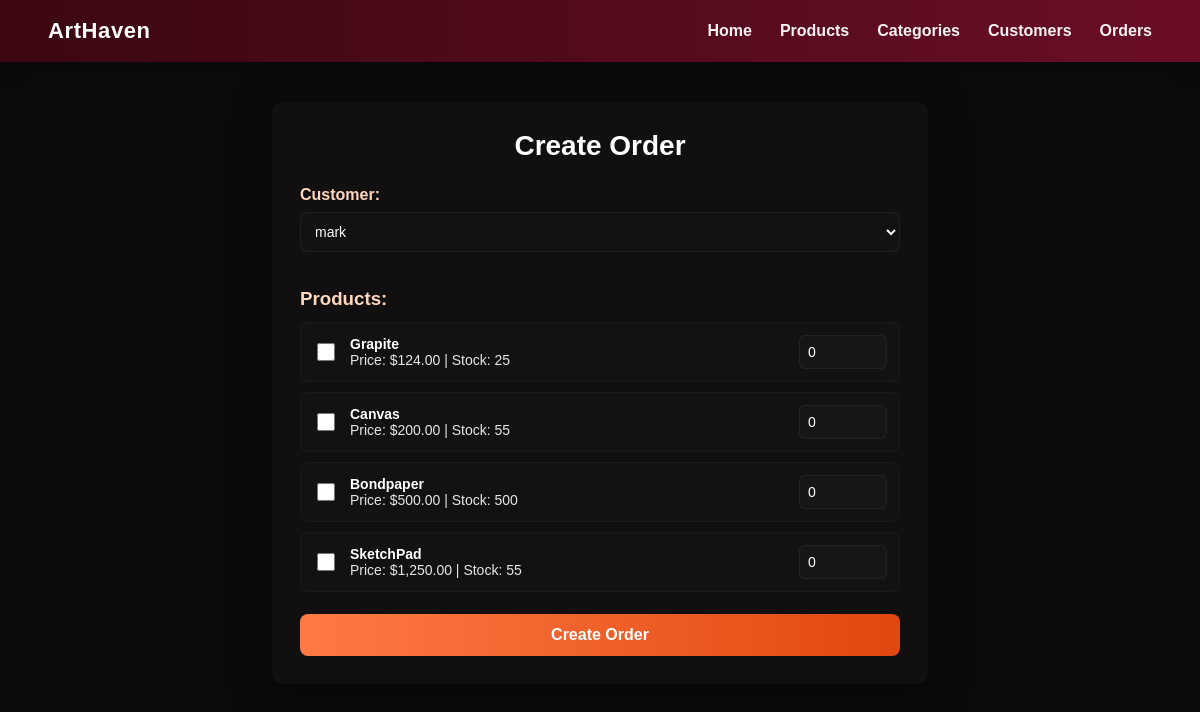
Screenshot of /create_order.php with the database file from the repository.
### tables this page shows
CREATE TABLE `products` (
  `ProductID` int(11) NOT NULL,
  `CategoryID` int(11) DEFAULT NULL,
  `ProductName` varchar(100) DEFAULT NULL,
  `stock` int(11) DEFAULT NULL,
  `price` decimal(10,0) DEFAULT NULL,
  `Brand` varchar(100) NOT NULL,
  `ImagePath` text NOT NULL
);

### create_order.php (the view, shortened to what this page needs)
<?php
include 'database.php';
$customers = $conn->query("SELECT * FROM customers");
$products = $conn->query("SELECT * FROM products");
?>
<!DOCTYPE html>
<html>
<head>
</head>
<body>
    <header>
        <div class="logo">ArtHaven</div>
        <ul class="nav">
            <li><a href="home.php" class="<?= basename($_SERVER['PHP_SELF'])=='home.php'?'active':'' ?>">Home</a></li>
            <li><a href="index.php" class="<?= basename($_SERVER['PHP_SELF'])=='index.php'?'active':'' ?>">Products</a></li>
            <li><a href="manage_category.php" class="<?= basename($_SERVER['PHP_SELF'])=='manage_category.php'?'active':'' ?>">Categories</a></li>
            <li><a href="manage_customer.php" class="<?= basename($_SERVER['PHP_SELF'])=='manage_customer.php'?'active':'' ?>">Customers</a></li>
            <li><a href="view_order.php" class="<?= basename($_SERVER['PHP_SELF'])=='view_order.php'?'active':'' ?>">Orders</a></li>
        </ul>
    </header>
    <div class="container">
        <h1>Create Order</h1>
        <form method="post">
            <label>Customer:</label>
            <select name="customer_id" required>
                <?php while ($cust = $customers->fetch_assoc()): ?>
                    <option value="<?= $cust['CustomerID'] ?>">
                        <?= $cust['FullName'] ?>
                    </option>
                <?php endwhile; ?>
            </select>
            <h3>Products:</h3>
            <?php while ($prod = $products->fetch_assoc()): ?>
                <div class="product-row">
                    <input type="checkbox" name="product[<?= $prod['ProductID'] ?>][check]">
                    <span>
                        <strong><?= $prod['ProductName'] ?></strong><br>
                        Price: $<?= number_format($prod['price'], 2) ?> | Stock: <?= $prod['stock'] ?>
                    </span>
                    <input type="number" name="product[<?= $prod['ProductID'] ?>][quantity]" value="0" min="0">
                </div>
            <?php endwhile; ?>
            <input type="submit" name="submit" value="Create Order">
        </form>
    </div>
</body>
</html>

### create_order.php (style rules this page uses)
body { margin: 0; font-family: Arial, Helvetica, sans-serif; background: #0D0A0B; color: #fff; }
header { position: sticky; top: 0; z-index: 1000; display: flex; justify-content: space-between; align-items: center; padding: 18px 48px; background: linear-gradient(90deg,#3b0711,#6a0e25); box-shadow: 0 4px 18px rgba(0,0,0,0.45); }
.logo { font-size: 22px; font-weight: 700; color: #fff; letter-spacing: 0.6px; }
.nav { list-style: none; margin: 0; padding: 0; display: flex; gap: 28px; }
.nav a { color: #fff; text-decoration: none; font-weight: 600; font-size: 16px; transition: color .18s ease; opacity: .95; }
.container { max-width: 600px; margin: 40px auto; background: rgba(255,255,255,0.02); padding: 28px; border-radius: 10px; box-shadow: 0 10px 40px rgba(0,0,0,0.6); }
h1 { text-align: center; margin: 0 0 24px 0; font-size: 28px; color: #fff; }
label, h3 { font-weight: 700; color: #ffd7bf; display: block; margin-bottom: 8px; margin-top: 12px; }
h3 { margin-top: 20px; margin-bottom: 12px; }
select { width: 100%; box-sizing: border-box; padding: 10px; background: rgba(255,255,255,0.01); color: #fff; border: 1px solid rgba(255,255,255,0.05); border-radius: 8px; margin-bottom: 16px; font-size: 14px; }
input[type="number"] { width: 70px; padding: 8px; border-radius: 6px; background: rgba(255,255,255,0.02); border: 1px solid rgba(255,255,255,0.05); color: #fff; font-size: 14px; }
.product-row { display: flex; align-items: center; gap: 12px; background: rgba(255,255,255,0.01); padding: 12px; border-radius: 8px; margin-bottom: 10px; color: #e6e6e6; border: 1px solid rgba(255,255,255,0.03); }
.product-row input[type="checkbox"] { width: 18px; height: 18px; cursor: pointer; min-width: 18px; }
.product-row span { flex: 1; font-size: 14px; }
.product-row strong { color: #fff; }
input[type="submit"] { width: 100%; padding: 12px; background: linear-gradient(90deg,#ff7a45,#e0480f); color: #fff; font-weight: 700; border-radius: 8px; border: none; cursor: pointer; font-size: 16px; transition: transform .12s ease, box-shadow .12s ease; margin-top: 12px; }

### rows the page displays
products: ProductName "Grapite", price "124.00", stock "25"
products: ProductName "Canvas", price "200.00", stock "55"
products: ProductName "Bondpaper", price "500.00", stock "500"
products: ProductName "SketchPad", price "1,250.00", stock "55"

### other values shown
form field customer_id "mark"
